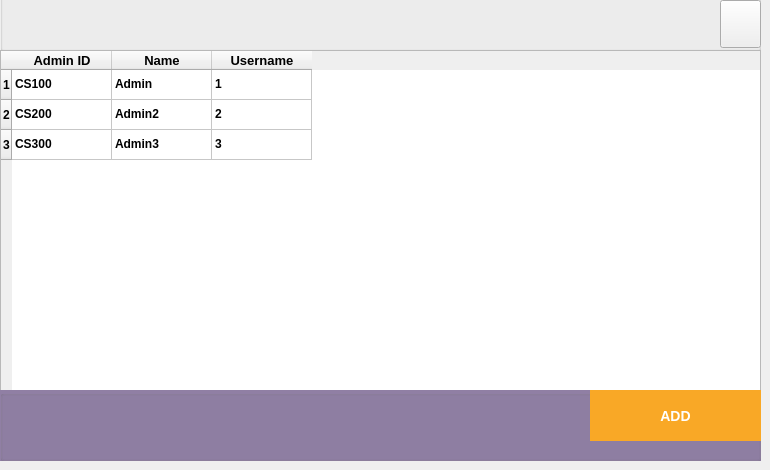
   <widget class="QWidget" name="faculty3">
    <widget class="QGroupBox" name="groupBox_4">
     <property name="geometry">
      <rect>
       <x>0</x>
       <y>-10</y>
       <width>761</width>
       <height>61</height>
      </rect>
     </property>
     <property name="title">
      <string/>
     </property>
     <widget class="QPushButton" name="refresh_buttn_6">
      <property name="geometry">
       <rect>
        <x>720</x>
        <y>10</y>
        <width>41</width>
        <height>48</height>
       </rect>
      </property>
      <property name="text">
       <string/>
      </property>
      <property name="icon">
       <iconset>
        <normaloff>photos/refresh2.svg</normaloff>photos/refresh2.svg</iconset>
      </property>
     </widget>
    </widget>
    <widget class="QTableWidget" name="tableWidget_4">
     <property name="geometry">
      <rect>
       <x>0</x>
       <y>50</y>
       <width>761</width>
       <height>341</height>
      </rect>
     </property>
     <property name="font">
      <font>
       <weight>75</weight>
       <bold>true</bold>
      </font>
     </property>
     <property name="styleSheet">
      <string notr="true"/>
     </property>
     <row>
      <property name="text">
       <string>1</string>
      </property>
     </row>
     <row>
      <property name="text">
       <string>2</string>
      </property>
     </row>
     <row>
      <property name="text">
       <string>3</string>
      </property>
     </row>
     <column>
      <property name="text">
       <string>Admin ID</string>
      </property>
      <property name="font">
       <font>
        <pointsize>10</pointsize>
        <weight>75</weight>
        <bold>true</bold>
       </font>
      </property>
     </column>
     <column>
      <property name="text">
       <string>Name</string>
      </property>
      <property name="font">
       <font>
        <pointsize>10</pointsize>
        <weight>75</weight>
        <bold>true</bold>
       </font>
      </property>
     </column>
     <column>
      <property name="text">
       <string>Username</string>
      </property>
      <property name="font">
       <font>
        <pointsize>10</pointsize>
        <weight>75</weight>
        <bold>true</bold>
       </font>
      </property>
     </column>
     <item row="0" column="0">
      <property name="text">
       <string>CS100</string>
      </property>
     </item>
     <item row="0" column="1">
      <property name="text">
       <string>Admin</string>
      </property>
     </item>
     <item row="0" column="2">
      <property name="text">
       <string>1</string>
      </property>
     </item>
     <item row="1" column="0">
      <property name="text">
       <string>CS200</string>
      </property>
     </item>
     <item row="1" column="1">
      <property name="text">
       <string>Admin2</string>
      </property>
     </item>
     <item row="1" column="2">
      <property name="text">
       <string>2</string>
      </property>
     </item>
     <item row="2" column="0">
      <property name="text">
       <string>CS300</string>
      </property>
     </item>
     <item row="2" column="1">
      <property name="text">
       <string>Admin3</string>
      </property>
     </item>
     <item row="2" column="2">
      <property name="text">
       <string>3</string>
      </property>
     </item>
    </widget>
    <widget class="QGroupBox" name="groupBox_5">
     <property name="geometry">
      <rect>
       <x>0</x>
       <y>390</y>
       <width>761</width>
       <height>71</height>
      </rect>
     </property>
     <property name="styleSheet">
      <string notr="true">QGroupBox { 
background-color: rgb(144, 127, 164);

}
QPushButton {
 
	color: rgb(255, 255, 255);
	background-color: rgb(249, 168, 38);
border: 0px solid;
border-radius: 0px;
font: bold 14px;
}

QPushButton:hover {
	
	background-color: rgb(255, 215, 157);
	color: rgb(0, 0, 0);
}
</string>
     </property>
     <property name="title">
      <string/>
     </property>
     <widget class="QPushButton" name="pushButton_5">
      <property name="geometry">
       <rect>
        <x>590</x>
        <y>0</y>
        <width>171</width>
        <height>51</height>
       </rect>
      </property>
      <property name="styleSheet">
       <string notr="true"/>
      </property>
      <property name="text">
       <string>ADD</string>
      </property>
     </widget>
    </widget>
   </widget>
